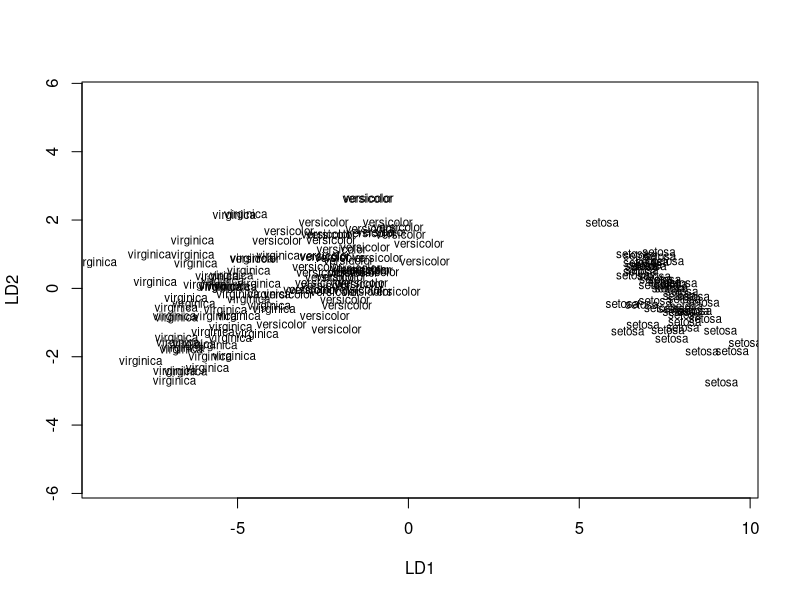

Write the R code that produced this figure.
# Load necessary libraries
library(MASS)
library(caret)

# Load iris dataset
data("iris")

# Display the first few rows of the iris dataset and count the number of samples for each species
head(iris)
table(iris$Species)

# Build a linear discriminant analysis model
lda_model <- lda(Species ~ ., data=iris)

# Display the model summary and priors
lda_model
lda_model$prior

# Plot the linear discriminant functions
plot(lda_model)

# Use leave-one-out cross-validation to predict species
lda_prediction <- predict(lda_model)
conf_training <- table(list(predicted=lda_prediction$class, observed=iris$Species))
confusionMatrix(conf_training)

# Use cross-validation for test error estimation
lda_model_cv <- lda(Species ~ ., data=iris, CV=TRUE)
conf_cv <- table(list(predicted=lda_model_cv$class, observed=iris$Species))
confusionMatrix(conf_cv)
